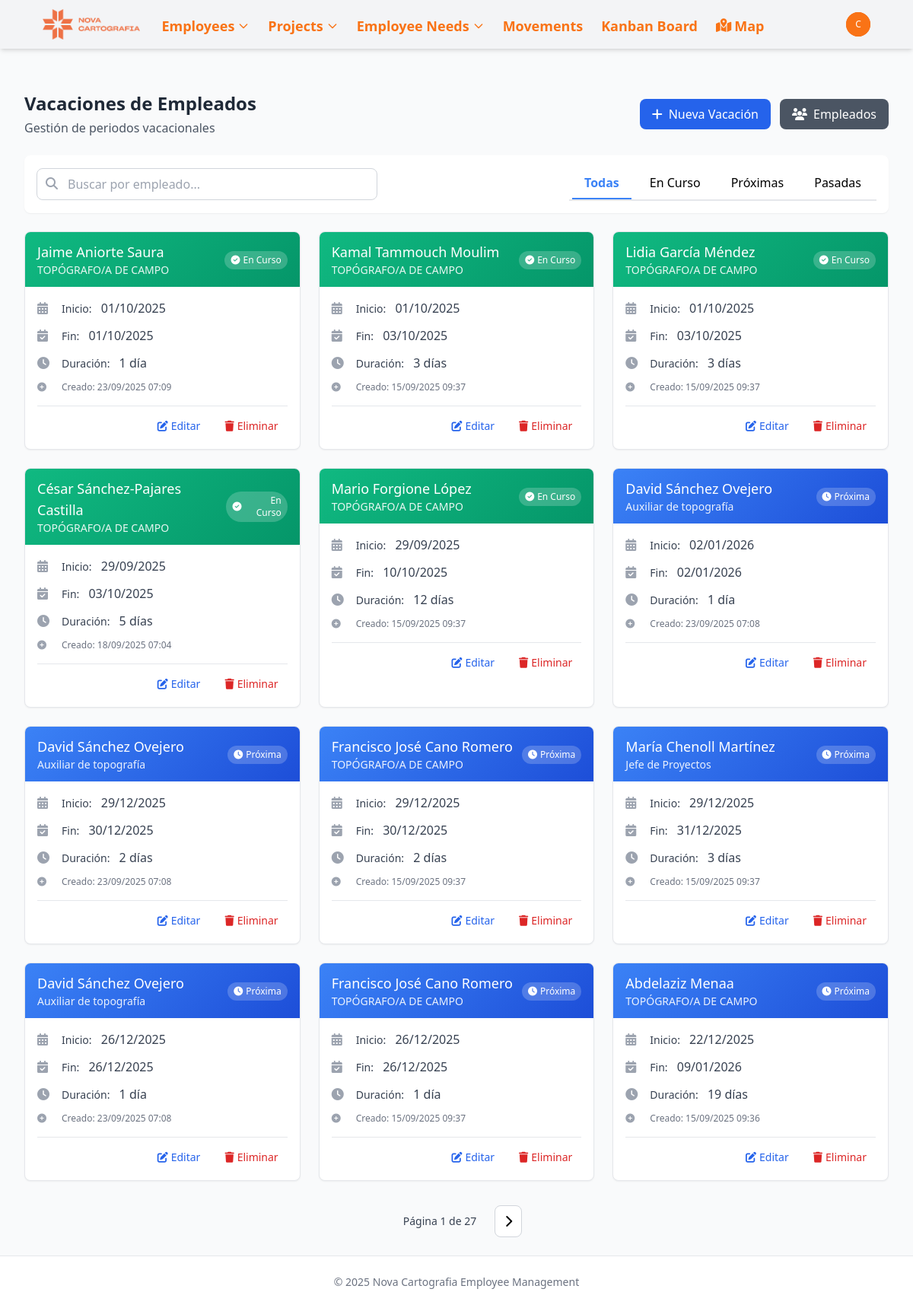
The app's page /employee-vacations/ (signed in), older data.
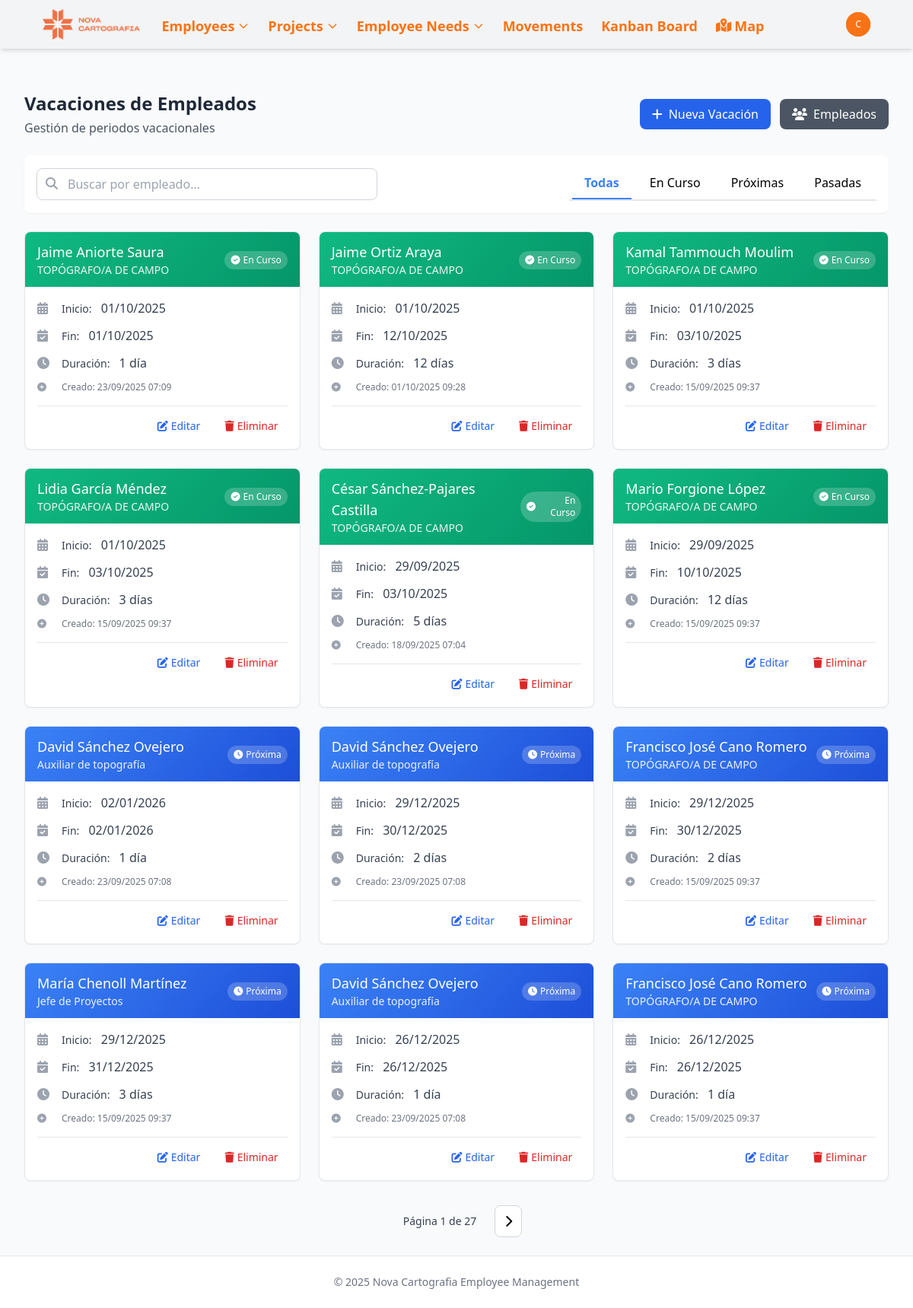
The same page, newer data.
### novacartografia_employee_management/models.py (models this page shows, shortened)
class EmployeeVacation(models.Model):
    employee = models.ForeignKey(Employee, on_delete=models.CASCADE, related_name='holidays')
    date_from = models.DateField()
    date_to = models.DateField()
    created_at = models.DateTimeField(auto_now_add=True)
    class Meta:
        ordering = ['date_from']
        verbose_name = "Employee Holiday"
        verbose_name_plural = "Employee Holidays"

class Employee(models.Model):
    name = models.CharField(max_length=100)
    job = models.CharField(max_length=100)
    project_id = models.ForeignKey(Project, on_delete=models.SET_NULL, related_name='employee_set', blank=True, null=True)
    street = models.CharField(max_length=100, blank=True, null=True)
    city = models.CharField(max_length=100, blank=True, null=True)
    active = models.BooleanField(default=True, help_text="Indicates if the employee is currently active")
    start_date = models.DateField(default=timezone.now, help_text="When the employee started working", null=True, blank=True)
    end_date = models.DateField(blank=True, null=True, help_text="When the employee ended working, if applicable")
    state = models.CharField(max_length=50, default='valencia',
           choices=[
                ('Araba (Álava)', 'Álava'),
                ('Albacete', 'Albacete'),
                ('Alacant (Alicante)', 'Alicante'),
                ('Almería', 'Almería'),
                ('Asturias', 'Asturias'),
                ('Ávila', 'Ávila'),
                ('Badajoz', 'Badajoz'),
                ('Barcelona', 'Barcelona'),
                ('Burgos', 'Burgos'),
                ('Cáceres', 'Cáceres'),
                ('Cádiz', 'Cádiz'),
                ('Cantabria', 'Cantabria'),
                ('Castelló (Castellón)', 'Castellón'),
                ('Ceuta', 'Ceuta'),
                ('Ciudad Real', 'Ciudad Real'),
                ('Córdoba', 'Córdoba'),
                ('Cuenca', 'Cuenca'),
                ('Gerona', 'Gerona'),
                ('Granada', 'Granada'),
                ('Guadalajara', 'Guadalajara'),
                ('Gipuzkoa (Guipúzcoa)', 'Guipúzcoa'),
                ('Huelva', 'Huelva'),
                ('Huesca', 'Huesca'),
                ('Islas Baleares', 'Islas Baleares'),
                ('Jaén', 'Jaén'),
                ('A Coruña (La Coruña)', 'La Coruña'),
                ('La Rioja', 'La Rioja'),
                ('Las Palmas', 'Las Palmas'),
                ('León', 'León'),
                ('Lérida', 'Lérida'),
                ('Lleida', 'Lérida'),  # Agregado porque aparece en tu CSV
                ('Lugo', 'Lugo'),
                ('Madrid', 'Madrid'),
                ('Málaga', 'Málaga'),
                ('Melilla', 'Melilla'),
                ('Murcia', 'Murcia'),
                ('Navarra (Nafarroa)', 'Navarra'),  # Corregido para coincidir con el CSV
                ('Orense', 'Orense'),
                ('Palencia', 'Palencia'),
                ('Pontevedra', 'Pontevedra'),
                ('Salamanca', 'Salamanca'),
                ('Santa Cruz de Tenerife', 'Santa Cruz de Tenerife'),
                ('Segovia', 'Segovia'),
                ('Sevilla', 'Sevilla'),
                ('Soria', 'Soria'),
                ('Tarragona', 'Tarragona'),
                ('Teruel', 'Teruel'),
                ('Toledo', 'Toledo'),
                ('Valencia', 'Valencia'),
                ('Valladolid', 'Valladolid'),
                ('Bizkaia (Vizcaya)', 'Vizcaya'),
                ('Zamora', 'Zamora'),
                ('Zaragoza', 'Zaragoza'),
            ])
    latitude = models.FloatField(null=True, blank=True)
    longitude = models.FloatField(null=True, blank=True)
    academic_training = models.CharField(max_length=100, blank=True, null=True)
    driver_license = models.BooleanField(default=False)
    twenty_hours = models.BooleanField(default=False)
    sixty_hours = models.BooleanField(default=False)
    confine = models.BooleanField(default=False)
    height = models.BooleanField(default=False)
    mining = models.BooleanField(default=False)
    railway_carriage = models.BooleanField(default=False)
    railway_mounting = models.BooleanField(default=False)
    building = models.BooleanField(default=False)
    office_work = models.BooleanField(default=False)
    scanner = models.BooleanField(default=False)
    leveling = models.BooleanField(default=False)
    static = models.BooleanField(default=False)
    drag = models.BooleanField(default=False)
    locked = models.BooleanField(default=False, help_text="Indicates if the employee is locked for a future project")
    vacations_from = models.DateField(blank=True, null=True)
    vacations_to = models.DateField(blank=True, null=True)
    leave_from = models.DateField(blank=True, null=True)
    leave_to = models.DateField(blank=True, null=True)
    end_contract = models.BooleanField(default=False, help_text="Indicates if the employee's contract is ending soon")

### novacartografia_employee_management/views.py (the view)
# urls.py: path('employee-vacations/', views.employee_vacation_list, name='employee_vacation_list'),
@login_required
def employee_vacation_list(request):
    search_query = request.GET.get('search', '')
    status_filter = request.GET.get('status', '')
    today = timezone.now().date()
    vacations = EmployeeVacation.objects.annotate(
        status_category=Case(
            When(date_from__lte=today, date_to__gte=today, then=Value(1)),
            When(date_from__gt=today, then=Value(2)),
            When(date_to__lt=today, then=Value(3)),
            default=Value(4),
            output_field=IntegerField(),
        )
    ).select_related('employee')
    if search_query:
        vacations = vacations.filter(
            Q(employee__name__icontains=search_query) |
            Q(employee__job__icontains=search_query) |
            Q(employee__state__icontains=search_query)
        )
    if status_filter == 'current':
        vacations = vacations.filter(date_from__lte=today, date_to__gte=today)
    elif status_filter == 'upcoming':
        vacations = vacations.filter(date_from__gt=today)
    elif status_filter == 'past':
        vacations = vacations.filter(date_to__lt=today)
    vacations = vacations.order_by('status_category', '-date_from', 'employee__name')
    paginator = Paginator(vacations, 12)  # 12 vacaciones por página
    page_number = request.GET.get('page')
    page_obj = paginator.get_page(page_number)
    context = {
        'employee_vacations': page_obj,
        'page_obj': page_obj,
        'is_paginated': page_obj.has_other_pages(),
        'search_query': search_query,
        'status_filter': status_filter,
        'can_edit': request.user.groups.filter(name='Editores').exists() or request.user.is_superuser,
    }
    return render(request, 'novacartografia_employee_management/employee_vacation_list.html', context)

### novacartografia_employee_management/templatetags/employee_filters.py (called while the page is built)
@register.filter
def date_diff(date1, date2):
    if date1 and date2:
        try:
            if isinstance(date1, str):
                date1 = datetime.strptime(date1, '%Y-%m-%d').date()
            if isinstance(date2, str):
                date2 = datetime.strptime(date2, '%Y-%m-%d').date()
            diff = (date1 - date2).days + 1  # +1 para incluir ambos días
            return max(diff, 0)  # No devolver números negativos
        except:
            return 0
    return 0

### templates/novacartografia_employee_management/employee_vacation_list.html (shortened to what the changed rows need)
{% extends "base.html" %}
{% load employee_filters %}
{% block content %}
<div class="main-content-wrapper">
    <div class="flex flex-col md:flex-row md:justify-between md:items-center mb-6">
        <div>
            <h2 class="text-2xl font-bold text-gray-800">Vacaciones de Empleados</h2>
        </div>
    </div>
    <div class="grid grid-cols-1 md:grid-cols-2 lg:grid-cols-3 gap-6">
        {% for vacation in employee_vacations %}
            {% now "Y-m-d" as today %}
            <div class="vacation-card bg-white rounded-lg shadow-sm border border-gray-200 overflow-hidden">
                <div class="px-4 py-3 {% if vacation.date_from|date:'Y-m-d' <= today and vacation.date_to|date:'Y-m-d' >= today %}status-current{% elif vacation.date_from|date:'Y-m-d' > today %}status-upcoming{% else %}status-past{% endif %}">
                    <div class="flex justify-between items-center">
                        <div>
                            <h3 class="font-medium text-lg">{{ vacation.employee.name }}</h3>
                            <p class="text-sm opacity-90">{{ vacation.employee.job }}</p>
                        </div>
                        <div class="text-right">
                            {% if vacation.date_from|date:"Y-m-d" <= today and vacation.date_to|date:"Y-m-d" >= today %}
                                <span class="inline-flex items-center px-2 py-1 rounded-full text-xs font-medium bg-white bg-opacity-20">
                                    <i class="fas fa-check-circle mr-1"></i>En Curso
                                </span>
                            {% elif vacation.date_from|date:"Y-m-d" > today %}
                                <span class="inline-flex items-center px-2 py-1 rounded-full text-xs font-medium bg-white bg-opacity-20">
                                    <i class="fas fa-clock mr-1"></i>Próxima
                                </span>
                            {% else %}
                                <span class="inline-flex items-center px-2 py-1 rounded-full text-xs font-medium bg-white bg-opacity-20">
                                    <i class="fas fa-history mr-1"></i>Finalizada
                                </span>
                            {% endif %}
                        </div>
                    </div>
                </div>
                <div class="p-4">
                    <div class="space-y-3">
                        <div class="flex items-center text-gray-700">
                            <i class="fas fa-calendar-alt w-5 text-gray-400 mr-3"></i>
                            <div>
                                <span class="text-sm font-medium">Inicio:</span>
                                <span class="ml-2">{{ vacation.date_from|date:"d/m/Y" }}</span>
                            </div>
                        </div>
                        <div class="flex items-center text-gray-700">
                            <i class="fas fa-calendar-check w-5 text-gray-400 mr-3"></i>
                            <div>
                                <span class="text-sm font-medium">Fin:</span>
                                <span class="ml-2">{{ vacation.date_to|date:"d/m/Y" }}</span>
                            </div>
                        </div>
                        <div class="flex items-center text-gray-700">
                            <i class="fas fa-clock w-5 text-gray-400 mr-3"></i>
                            <div>
                                <span class="text-sm font-medium">Duración:</span>
                                <span class="ml-2">
                                    {% with days=vacation.date_to|date_diff:vacation.date_from %}
                                        {{ days }} día{{ days|pluralize }}
                                    {% endwith %}
                                </span>
                            </div>
                        </div>
                        <div class="flex items-center text-gray-500 text-xs">
                            <i class="fas fa-plus-circle w-5 text-gray-400 mr-3"></i>
                            <span>Creado: {{ vacation.created_at|date:"d/m/Y H:i" }}</span>
                        </div>
                    </div>
                    {% if can_edit %}
                        <div class="mt-4 pt-3 border-t border-gray-200 flex justify-end space-x-2">
                            <a href="{% url 'employee_vacation_update' vacation.pk %}"
                               class="text-blue-600 hover:text-blue-800 px-3 py-1 rounded text-sm transition-colors duration-200"
                               title="Editar">
                                <i class="fas fa-edit mr-1"></i>Editar
                            </a>
                            <a href="{% url 'employee_vacation_delete' vacation.pk %}"
                               class="text-red-600 hover:text-red-800 px-3 py-1 rounded text-sm transition-colors duration-200"
                               title="Eliminar">
                                <i class="fas fa-trash mr-1"></i>Eliminar
                            </a>
                        </div>
                    {% endif %}
                </div>
            </div>
        {% endfor %}
    </div>
</div>
{% endblock %}

Row changes from the older to the newer data that the page shows:
no longer on this page (row unchanged): EmployeeVacation: employee.name "Abdelaziz Menaa", employee.job "TOPÓGRAFO/A DE CAMPO", shows "Próxima", date_from "22/12/2025", date_to "09/01/2026", vacation "19", created_at "15/09/2025 09:36"
added EmployeeVacation: employee.name "Jaime Ortiz Araya", employee.job "TOPÓGRAFO/A DE CAMPO", shows "En Curso", date_from "01/10/2025", date_to "12/10/2025", vacation "12", created_at "01/10/2025 09:28"
